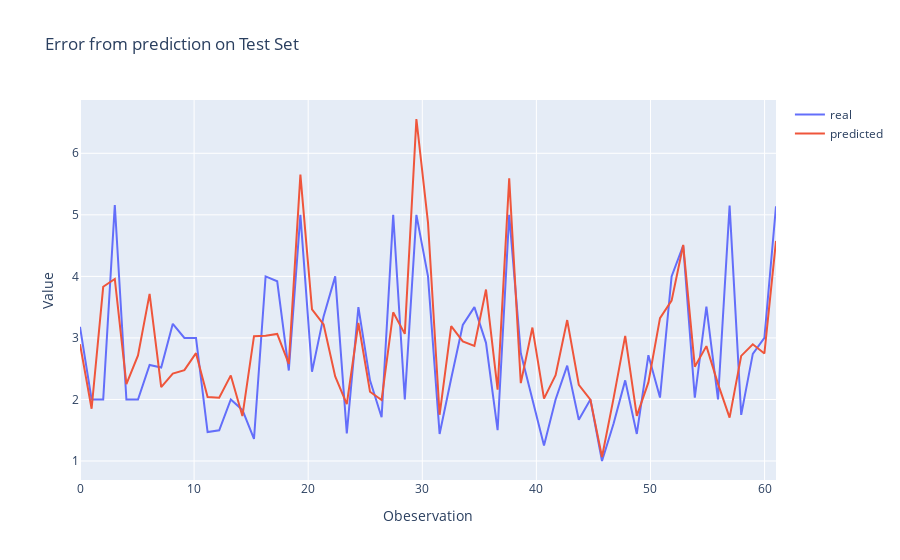

Source (notebook cell):
### Code cell
fig = go.Figure()
fig.add_trace(go.Scatter(x=x, y=y_test, name="real", mode="lines"))
fig.add_trace(go.Scatter(x=x, y=y_pred, name="predicted", mode="lines"))
fig.update_layout(title="Error from prediction on Test Set", xaxis_title="Obeservation", yaxis_title="Value",width=900)
fig.show()
